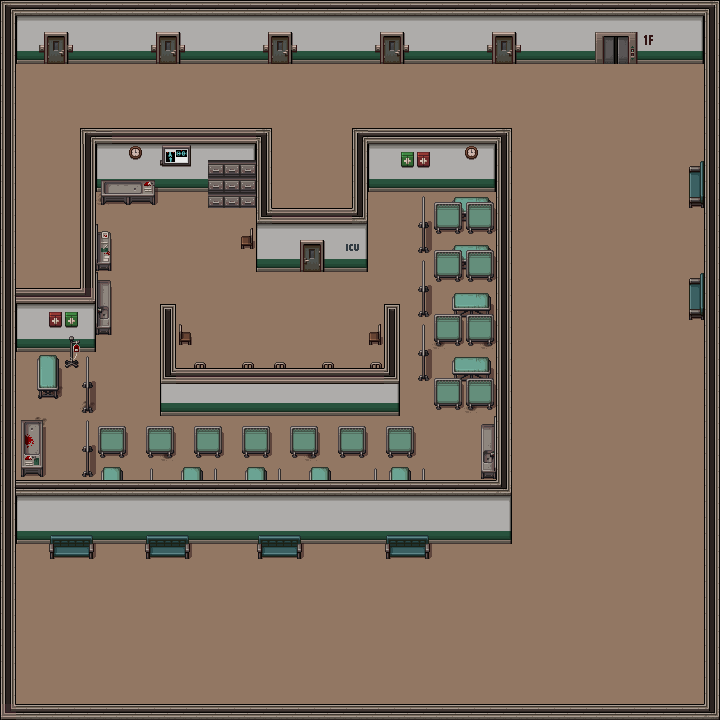

Rendered tile map (Tiled .tmx) drawn with the repository's tilesets; below, a short description and the map source with its tile grids summarised:
An orthogonal 45x45 tile map with 16x16 px tiles, 6 tile layers (floor, Walls, Decoration, Decoration2, ...), 4 tilesets.

<map version="1.0" tiledversion="1.1.6" orientation="orthogonal" renderorder="right-down" width="45" height="45" tilewidth="16" tileheight="16" infinite="0" nextobjectid="1">
 <tileset firstgid="1" source="TileA4_PHC_Interior-Hospital.tsx" />
 <tileset firstgid="369" source="TileA5_PHC_Interior-Hospital.tsx" />
 <tileset firstgid="497" source="TileB_PHC_Interior-Hospital.tsx" />
 <tileset firstgid="753" source="Elevator Doors.tsx" />
 <layer name="floor" width="45" height="45">
  <data>[2025 cells, 2025 non-empty, 2 distinct tile ids]</data>
 </layer>
 <layer name="Walls" width="45" height="45">
  <data>[2025 cells, 644 non-empty, 27 distinct tile ids]</data>
 </layer>
 <layer name="Decoration" width="45" height="45">
  <data>[2025 cells, 185 non-empty, 71 distinct tile ids]</data>
 </layer>
 <layer name="Decoration2" width="45" height="45">
  <data>[2025 cells, 65 non-empty, 16 distinct tile ids]</data>
 </layer>
 <layer name="Doors" width="45" height="45">
  <data>[2025 cells, 39 non-empty, 13 distinct tile ids]</data>
 </layer>
 <layer name="Elevator" width="45" height="45">
  <data>[2025 cells, 6 non-empty, 6 distinct tile ids]</data>
 </layer>
</map>
